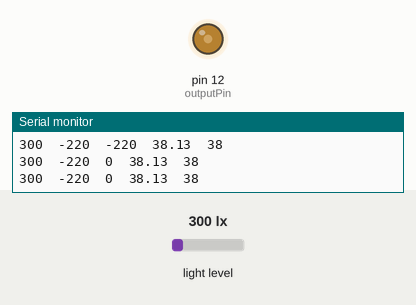
Recording of a sketch running on a simulated Arduino Uno, built with avr-gcc and run on an emulated ATmega328P. Shown: output pins drawn as LEDs (lit = HIGH), the last lines printed to the serial monitor. The test bench sets the inputs (shaded band); at power-on: light level 300 lx.

Above: at 3.2 s.
3.3 s: light level set to 40 lx
At 3.8 s:
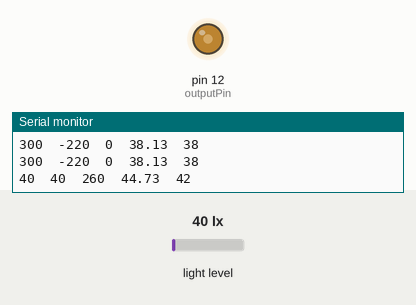
5.0 s: light level set to 100 lx
At 5.3 s:
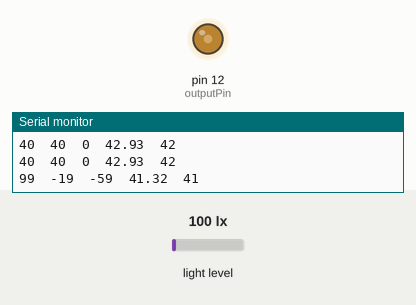
Timing chart, 0 to 8.0 s (numbered marks = the images above; inputs shaded):
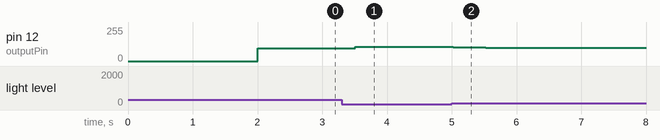

The sketch:

Code_15_aug_2021.ino
```cpp
#include <RBDdimmer.h>
#include <Wire.h>
#include <BH1750.h>

#define outputPin 12
#define zerocross 5

dimmerLamp dimmer(outputPin);
BH1750 sensor;
//deklarasi variabel
int  dError,error,outputPersen,setPoint, nilaiSensor, lastError;
float keluaranFuzzy,pbE, psE, zE, nsE, nbE, pbDE, psDE, zDE, nsDE, nbDE,w1,w2,w3,w4,w5,w6,w7,w8,w9,w10,w11,w12,w13,w14,w15,w16,w17,w18,w19,w20,w21,w22,w23,w24,w25,z1,z2,z3,z4,z5,z6,z7,z8,z9,z10,z11,z12,z13,z14,z15,z16,z17,z18,z19,z20,z21,z22,z23,z24,z25;
const int n = -1, z = 0, ps = 1,pm = 8, pb=17;

//setup
void setup() {
  Serial.begin(9600);
  dimmer.begin(NORMAL_MODE, ON);
  Wire.begin();
  sensor.begin();
  outputPersen = 0;
  setPoint = 80; // set point yang dikehendaki dalam satuan lux
  error = 0;
  dError = 0;
  lastError = 0;
  readSensorLux();
  debugTabel_header();
  //Serial.print("nilaiSensor");
  //Serial.print("\t");
  //Serial.print("sp");
  //Serial.print("\t");

  delay(2000);
}

//loop
void loop() {
  readSensorLux();
  kontrol();
  fuzzyfikasi();
  basisAturan();
  defuzzyfikasi();
  //kontrol();
  //delay(1);
  outputPersen = round(keluaranFuzzy);
  if(outputPersen>42){
    outputPersen = 42;
  }else if(outputPersen<10){
    outputPersen = 10;
  }else{
    outputPersen = outputPersen;
  }
  dimmer.setPower(outputPersen);
  //Serial.println(outputPersen);
  //debugging();
  //plotter();
  debugTabel_isi();
  delay(500);
  //delay(180);
}

/////////////////////////////////////////////////////////////////////////////////////////Function list/////////////////////////////////////////////////////////////////////////////////////////

void readSensorLux(){
  //delay(500);
  nilaiSensor = sensor.readLightLevel();
  }

void kontrolFuzzy(){
  kontrol();
  fuzzyfikasi();
  basisAturan();
  defuzzyfikasi();
}

void kontrol(){
  error = setPoint - nilaiSensor;
  dError = error - lastError;
  lastError = error;
  //outputPersen = outputPersen+round(keluaranFuzzy);
}

void fuzzyfikasi(){
  //Serial.print("fuzzyfikasi= ");
  //Serial.println(error);
  if(error>80){
    pbE = 1;
    psE = 0;
    zE = 0;
    nsE = 0;
    nbE = 0;
  }else if(error>40){
    pbE = derajat(1,0,80,40,error);//Pers.pb
    psE = 1-pbE;
    zE = 0;
    nsE = 0;
    nbE = 0;
  }else if(error>0){
    pbE = 0;//Pers.pb
    psE = derajat(1,0,40,0,error);
    zE = 1-psE;
    nsE = 0;
    nbE = 0;
  }else if(error > -40){
    pbE = 0;
    psE = 0;
    zE = derajat(1,0,0,-40,error);
    nsE = 1-zE;
    nbE = 0;
  }else if(error > -80){
    pbE = 0;
    psE = 0;
    zE = 0;
    nsE = derajat(1,0,-40,-80,error);
    nbE = 1-nsE;
  }else{
    pbE = 0;
    psE = 0;
    zE = 0;
    nsE = 0;
    nbE = 1;
  }

  if(dError > 80){
    pbDE = 1;
    psDE = 0;
    zDE = 0;
    nsDE = 0;
    nbDE = 0;
  }else if(dError > 40){
    pbDE = derajat(1,0,80,40,dError);
    psDE = 1-pbDE;
    zDE = 0;
    nsDE = 0;
    nbDE = 0;
  }else if(dError > 0){
    pbDE = 0;
    psDE = derajat(1,0,40,0,dError);
    zDE = 1-psDE;
    nsDE = 0;
    nbDE = 0;
  }else if(dError > -40){
    pbDE = 0;
    psDE = 0;
    zDE = derajat(1,0,0,-40,dError);
    nsDE = 1-zDE;
    nbDE = 0;
  }else if(dError > -80){
    pbDE = 0;
    psDE = 0;
    zDE = 0;
    nsDE = derajat(1,0,-40,-80,dError);
    nbDE = 1-nsDE;
  }else{
    pbDE = 0;
    psDE = 0;
    zDE = 0;
    nsDE = 0;
    nbDE = 1;
  }
}

float derajat(float y2, float y1, float x2, float x1, float masukkan){
  //float hasil = 0;
  float hasil =(((y2-y1)/(x2-x1))*(masukkan-x1))+y1;
  return hasil;
}

void basisAturan(){

  w1 = min(nbE,nbDE);
  z1 = (0*error)+(0*dError)+((setPoint+26.77)/2.8);//
  w2 = min(nbE,nsDE);
  z2 = (0*error)+(0*dError)+((setPoint+26.77)/2.8);
  w3 = min(nbE,zDE);
  z3 = (0*error)+(0*dError)+((setPoint+26.77)/2.8);
  w4 = min(nbE,psDE);
  z4 = (0*error)+(0.11*dError)+((setPoint+26.77)/2.8);
  w5 = min(nbE,pbDE);
  z5 = (0.12*error)+(0.17*dError)+((setPoint+26.77)/2.8);

  w6 = min(nsE,nbDE);//kestabilan
  z6 = (0*error)+(0*dError)+((setPoint+26.77)/2.8);
  w7 = min(nsE,nsDE);
  z7 = (0*error)+(0*dError)+((setPoint+26.77)/2.8);
  w8 = min(nsE,zDE);
  z8 = (0*error)+(0*dError)+((setPoint+26.77)/2.8);
  w9 = min(nsE,psDE);
  z9 = (0.22*error)+(0.13*dError)+((setPoint+26.77)/2.8);
  w10 = min(nsE,pbDE);
  z10 = (0.14*error)+(0.1*dError)+((setPoint+26.77)/2.8);

  w11 = min(zE,nbDE);
  z11 = (0*error)+((-0.1)*dError)+((setPoint+26.77)/2.8);
  w12 = min(zE,nsDE);
  z12 = (0*error)+((-0.11)*dError)+((setPoint+26.77)/2.8);
  w13 = min(zE,zDE);
  z13 = (0*error)+(0*dError)+((setPoint+26.77)/2.8)+1;
  w14 = min(zE,psDE);
  z14 = (0*error)+(0.11*dError)+((setPoint+26.77)/2.8);
  w15 = min(zE,pbDE);
  z15 = (0*error)+(0.05*dError)+((setPoint+26.77)/2.8);

  w16 = min(psE,nbDE);//rem overshoot
  z16 = (0.36*error)+(0.1*dError)+((setPoint+26.77)/2.8);
  w17 = min(psE,nsDE);
  z17 = (0.31*error)+(0.2*dError)+((setPoint+26.77)/2.8);
  w18 = min(psE,zDE);
  z18 = (0.12*error)+(0.2*dError)+((setPoint+26.77)/2.8);
  w19 = min(psE,psDE);
  z19 = (0.01*error)+(0.1*dError)+((setPoint+26.77)/2.8);
  w20 = min(psE,pbDE);
  z20 = (0.1*error)+(0.01*dError)+((setPoint+26.77)/2.8);

  w21 = min(pbE,nbDE);
  z21 = (0.1*error)+(0.01*dError)+((setPoint+26.77)/2.8);
  w22 = min(pbE,nsDE);
  z22 = (0.1*error)+(0.15*dError)+((setPoint+26.77)/2.8);
  w23 = min(pbE,zDE);
  z23 = (0.05*error)+(0.15*dError)+((setPoint+26.77)/2.8);
  w24 = min(pbE,psDE);
  z24 = (0.01*error)+(0.08*dError)+((setPoint+26.77)/2.8);
  w25 = min(pbE,pbDE);
  z25 = (0.01*error)+(0.03*dError)+((setPoint+26.77)/2.8);

  //float w[25]={w1,w2,w3,w4,w5,w6,w7,w8,w9,w10,w11,w12,w13,w14,w15,w16,w17,w18,w19,w20,w21,w22,w23,w24,w25};
  //int z[24]={z1,z2,z3,z4,z5,z6,z7,z8,z9,z10,z11,z12,z13,z14,z15,z16,z17,z18,z19,z20,z21,z22,z23,z24,z25};
}

void defuzzyfikasi(){
  keluaranFuzzy = ((w1*z1+w2*z2+w3*z3+w4*z4+w5*z5+w6*z6+w7*z7+w8*z8+w9*z9+w10*z10+w11*z11+w12*z12+w13*z13+w14*z14+w15*z15+w16*z16+w17*z17+w18*z18+w19*z19+w20*z20+w21*z21+w22*z22+w23*z23+w24*z24+w25*z25)/(w1+w2+w3+w4+w5+w6+w7+w8+w9+w10+w11+w12+w13+w14+w15+w16+w17+w18+w19+w20+w21+w22+w23+w24+w25));
}

void debugging(){
  Serial.print("SetPoint= ");
  Serial.println(setPoint);
  //Serial.print("fuzzy= ");
  //Serial.println(error);

  //==========================================================//
  Serial.print("nilai Sensor = "); Serial.println(nilaiSensor);
  Serial.print("error = "); Serial.println(error);
  Serial.print("dError= "); Serial.println(dError);
  Serial.print("lastError=");Serial.println(lastError);
  Serial.print("keluaran Fuzzy=");Serial.println(keluaranFuzzy);
  //Serial.print("pbE= ");Serial.println(pbE);
  //Serial.print("psE= ");Serial.println(psE);
  //Serial.print("zE= ");Serial.println(zE);
  //Serial.print("nbE= ");Serial.println(nbE);
  //Serial.print("nsE= ");Serial.println(nsE);
  Serial.println("==========================");
}

void debugTabel_header(){
  Serial.print("Sensor");
  Serial.print("\t");
  Serial.print("error");
  Serial.print("\t");
  Serial.print("dError");
  Serial.print("\t");
  Serial.print("fOut");
  Serial.print("\t");
  Serial.println("%out");
}
void debugTabel_isi(){
  Serial.print(nilaiSensor);
  Serial.print("\t");
  Serial.print(error);
  Serial.print("\t");
  Serial.print(dError);
  Serial.print("\t");
  Serial.print(keluaranFuzzy);
  Serial.print("\t");
  Serial.println(outputPersen);
}

void plotter(){
  Serial.print(nilaiSensor);
  Serial.print("\t");
  Serial.println(setPoint);
  }
```

Measured:
- after the input at 3.3 s, pin 12 (outputPin): 96/255 → 107/255 after 0.21 s
- after the input at 5.0 s, pin 12 (outputPin): 107/255 → 104/255 at once, → 99/255 0.50 s later
